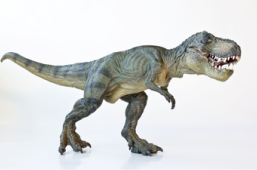
#> input picture c4_image_basics/dinosaur.png, 257 x 170 px
$ python getting_and_setting.py --image dinosaur.png
#> lines starting #> are read from the running program, lines starting #| are printed output that depends on the picture; after the words box and inside, x2 and y2 are one past the last pixel; in counts of white or black regions, pixels touching at a corner belong together
import argparse
import cv2

ap = argparse.ArgumentParser()
ap.add_argument('-i', '--image', required=True, help='path to the image')
args = vars(ap.parse_args())

image = cv2.imread(args['image'])
#> image is the input picture: shape (170, 257, 3); mean B, G, R 215.4, 215.9, 214.3
cv2.imshow('Original', image)

b, g, r = image[0, 0]
#> b = 254; g = 254; r = 254
print('Pixel at (0,0) - Red: {}, Green: {}, Blue: {}'.format(r, g, b))
#| Pixel at (0,0) - Red: 254, Green: 254, Blue: 254

image[0, 0] = (0, 0, 255)
#> image: shape (170, 257, 3); under 0.01% of pixels changed, all inside (x1, y1, x2, y2) = (0, 0, 1, 1)
b, g, r = image[0, 0]
#> b = 0; g = 0; r = 255
print('Pixel at (0,0) - Red: {}, Green: {}, Blue: {}'.format(r, g, b))
#| Pixel at (0,0) - Red: 255, Green: 0, Blue: 0

corner = image[0:100, 0:50]
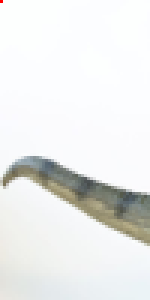
#> corner: shape (100, 50, 3) (shown 3 times larger); mean B, G, R 234.6, 235.7, 234.4
cv2.imshow('Corner', corner)

# height, width because of the row, column representation in numpy
image[0:100, 0:50] = (0, 255, 0)
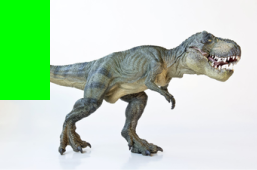
#> image: shape (170, 257, 3); mean B, G, R 188.6, 218.1, 187.5
cv2.imshow('Updated', image)

cv2.waitKey(0)
